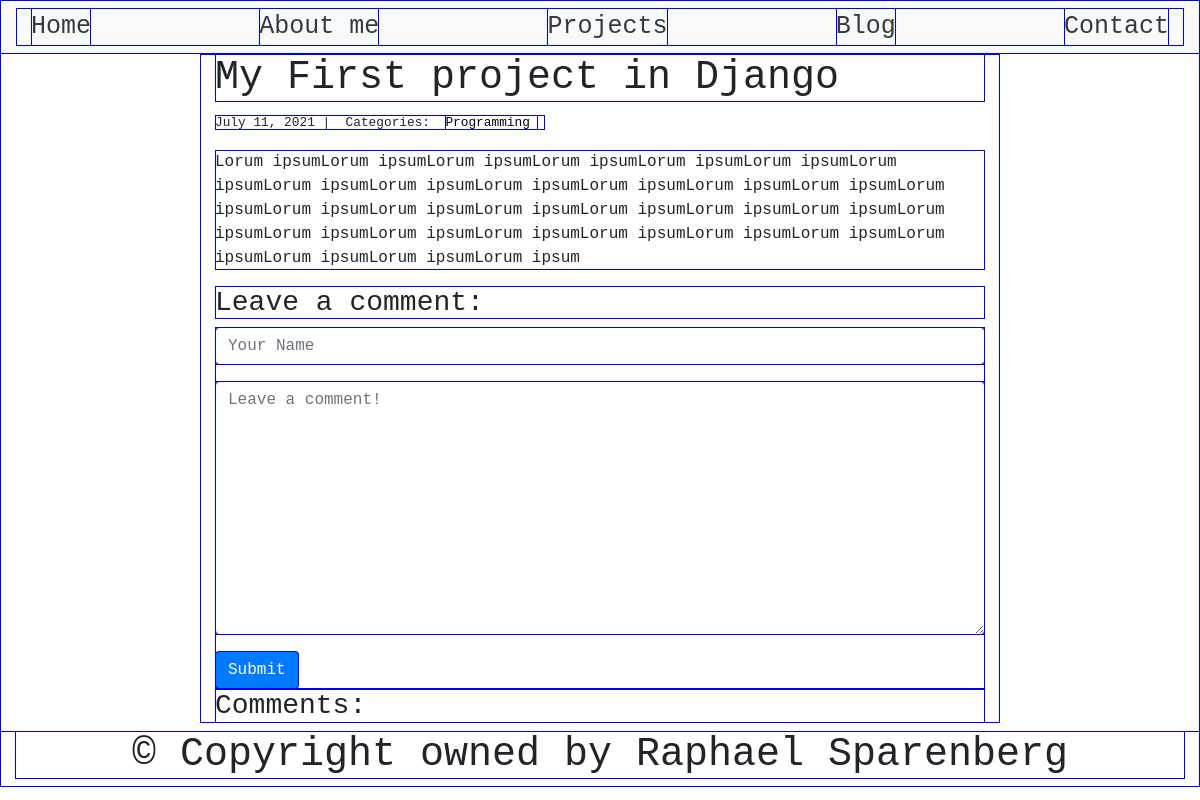
Before: /blog/1/ with the older database file.
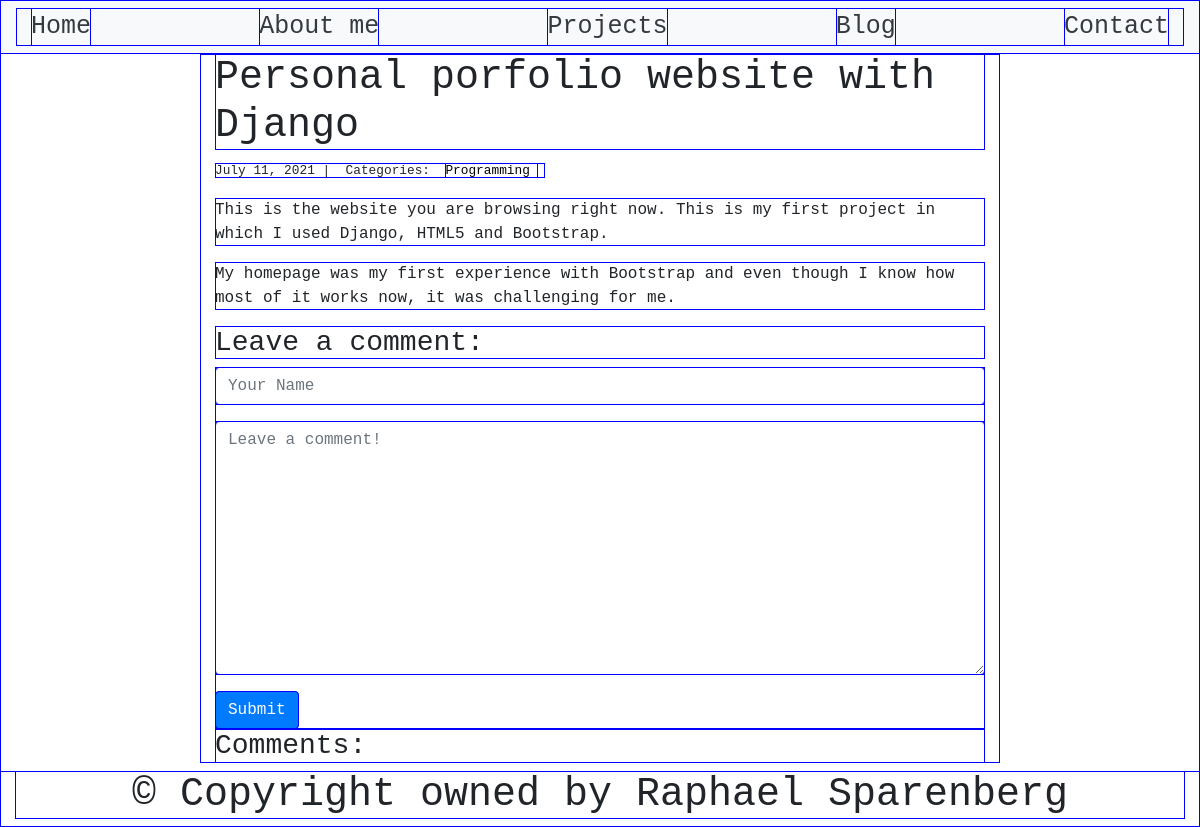
After: the same page with the newer database file.
### blog/models.py (models this page shows)
class Post(models.Model):
    title = models.CharField(max_length=255)
    body = models.TextField()
    created_on = models.DateTimeField(auto_now_add=True)
    last_modified = models.DateTimeField(auto_now=True)
    categories = models.ManyToManyField('Category', related_name='post')

class Category(models.Model):
    name = models.CharField(max_length=20)

### blog/views.py (the view, shortened to what this page needs)
# urls.py: path("<int:pk>/", views.blog_detail, name="blog_detail"),
def blog_detail(request, pk):
    post = Post.objects.get(pk=pk)
    form = CommentForm()
    comments = Comment.objects.filter(post=post)
    context = {
        "post": post,
        "comment": comments,
        "form": form
    }
    return render(request, "blog_detail.html", context)

### blog/forms.py
class CommentForm(forms.Form):
    author = forms.CharField(
        max_length=60,
        widget=forms.TextInput(attrs={
            "class": "form-control",
            "placeholder": "Your Name"
        })
    )
    body = forms.CharField(widget=forms.Textarea(
        attrs={
            "class": "form-control",
            "placeholder": "Leave a comment!"
        })
    )

### blog/templates/blog_detail.html (shortened to what this page needs)
{% extends "base.html" %}
{% block page_content %}
<div class="col-md-8 offset-md-2">
    <h1>{{ post.title }}</h1>
    <small>
        {{ post.created_on.date }} |&nbsp;
        Categories:&nbsp;
        {% for category in post.categories.all %}
        <a href="{% url 'blog_category' category.name %}">
            {{ category.name }}
        </a>&nbsp;
        {% endfor %}
    </small>
    <p>{{ post.body | linebreaks }}</p>
    <h3>Leave a comment:</h3>
    <form action="/blog/{{ post.pk }}/" method="post">
        <div class="form-group">
            {{ form.author }}
        </div>
        <div class="form-group">
            {{ form.body }}
        </div>
        <button type="submit" class="btn btn-primary">Submit</button>
    </form>
    <h3>Comments:</h3>
</div>
{% endblock %}

### personal_portfolio/templates/base.html (shortened to what this page needs)
<!DOCTYPE html>
<html lang="en">
  <head>
  <link rel="stylesheet" href="https://stackpath.bootstrapcdn.com/bootstrap/4.1.3/css/bootstrap.min.css">
  {% load static %}
  <link rel="stylesheet"  href="{%  static  'css/style.css'  %}">
</head>
<header class="">
    <nav class="navbar navbar-expand-md navbar-light bg-light sticky-top">
      <div class="container-fluid justify-content-between">
        <a class="text-dark" href="/">Home</a>
        <a class="text-dark" href="/aboutme">About me</a>
        <a class="text-dark" href="/projects">Projects</a>
        <a class="text-dark" href="/blog">Blog</a>
        <a class="text-dark" href="/contact">Contact</a>
    </div>
  </nav>
</header>
{% block page_content %}
{% endblock %}
<footer>
  <div class="container-fluid">
    <div class="row text-center">
      <div class="col-12">
        <h1>
          © Copyright owned by Raphael Sparenberg
        </h1>
      </div>
    </div>
  </div>
</footer>
</html>

### personal_portfolio/static/css/style.css (style rules this page uses)
* { outline: 1px solid blue; outline-offset: -1px; font-family: monospace; }
.navbar { font-size: 25px; }
a:link { color: black; }

Changed rows visible on the page:
changed Post: title "My First project in Django" → "Personal porfolio website with Django"; body "Lorum ipsumLorum ipsumLorum ipsumLorum ipsumLorum ipsumLorum ipsumLorum ipsumLorum ipsumLorum ipsumLorum ipsumLorum ipsumLorum ipsumLorum ipsumLorum ipsumLorum ipsumLorum ipsumLorum ipsumLorum ipsumLorum ipsumLorum ipsumLorum ipsumLorum ipsumLorum ipsumLorum ipsumLorum ipsumLorum ipsumLorum ipsumLorum ipsumLorum ipsumLorum ipsumLorum ipsum" → "This is the website you are browsing right now. This is my first project in which I used Django, HTML5 and Bootstrap. My homepage was my first experience with Bootstrap and even though I know how most of it works now, it was challenging for me."
